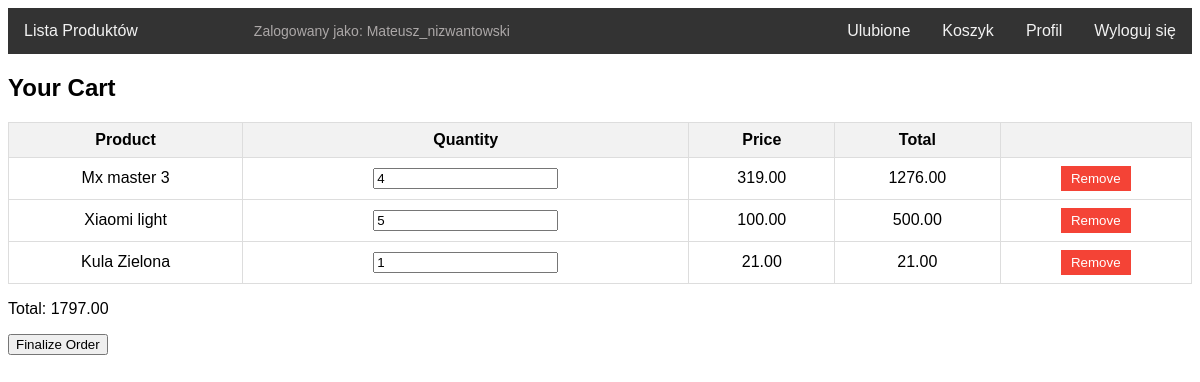
The page /orders/cart/ (signed in) on the database its author committed.
### cart_and_orders/models.py (models this page shows, shortened)
class CartItem(models.Model):
    user = models.ForeignKey(User, on_delete=models.CASCADE)
    product = models.ForeignKey(Product, on_delete=models.CASCADE)
    quantity = models.PositiveIntegerField(default=1)
    def total(self):
        return self.product.price * self.quantity

### product_page/models.py (models this page shows, shortened)
class Product(models.Model):
    name = models.CharField(max_length=200)
    price = models.DecimalField(max_digits=6, decimal_places=2)
    view_count = models.IntegerField(default=0)
    description = models.TextField()
    main_image = models.ImageField(upload_to="Products", default="Products/No-img.jpg")
    category = models.ForeignKey("Category", on_delete=models.CASCADE)
    review_score = models.FloatField(default=0)

### cart_and_orders/views.py (the view)
# urls.py: path("cart/", views.cart, name="cart"),
def cart(request):
    cart_items = CartItem.objects.filter(user=request.user)
    return render(request, "cart_and_orders/cart.html", {"cart_items": cart_items})

### templates/cart_and_orders/cart.html (shortened to what this page needs)
{% extends "base.html" %}
{% load static %}
{% block content %}
<link href="{% static 'cart_and_orders/cart.css' %}" rel="stylesheet">
<h2>Your Cart</h2>
<table>
    <tr>
        <th>Product</th>
        <th>Quantity</th>
        <th>Price</th>
        <th>Total</th>
        <th></th>
    </tr>
    {% for item in cart_items %}
    <tr>
        <td>{{ item.product.name }}</td>
        <td>
            <input type="number" min="1" value="{{ item.quantity }}" data-price="{{ item.product.price }}"
                class="quantity" data-product-id="{{ item.product.id }}">
        </td>
        <td>{{ item.product.price }}</td>
        <td class="total">{{ item.total }}</td>
        <td><button class="remove" data-product-id="{{ item.product.id }}">Remove</button></td>
    </tr>
    {% endfor %}
</table>
<p>Total: <span id="grandTotal"></span></p>
<button id="finalizeOrder">Finalize Order</button>
{% endblock %}

### templates/base.html (shortened to what this page needs)
{% load static %}
<!DOCTYPE html>
<html lang="en">
<link rel="stylesheet" href="{% static 'style.css' %}">
<head>
</head>
<body>
    {% if user.is_authenticated %}
    <div class="navbar">
        <a href="{% url 'index'%}">Lista Produktów</a>
        <p>Zalogowany jako: {{ user.username }}</p>
        <a class="signin" href="/accounts/logout/">Wyloguj się</a>
        <a class="signin" href="/accounts/profile/">Profil</a>
        <a class="signin" href="/orders/cart/">Koszyk</a>
        <a class="signin" href="{% url 'favorites'%}">Ulubione</a>
    </div>
    {% else %}
    <div class="navbar">
        <a href="{% url 'index'%}">Lista Produktów</a>
        <a class="signin" href="/accounts/register/">Zajerestruj się</a>
        <a class="signin" href="/accounts/login/">Zaloguj się</a>
    </div>
    {% endif %}
    {% block content %}
    {% endblock %}
</body>
</html>

### static/style.css (style rules this page uses)
body { font-family: Arial, sans-serif; }
.navbar { overflow: hidden; background-color: #333; width: 100%; }
.navbar a { float: left; display: block; color: #f2f2f2; text-align: center; padding: 14px 16px; text-decoration: none; }
.navbar .signin { float: right; }
.navbar p { display: inline-block !important; color: rgb(172, 168, 168); font-size: 14px; margin-left: 100px; margin-top: 15px; }

### static/cart_and_orders/cart.css (style rules this page uses)
table { width: 100%; border-collapse: collapse; }
th, td { border: 1px solid #ddd; padding: 8px; text-align: center; }
th { background-color: #f2f2f2; }
.remove { background-color: #f44336; color: white; border: none; cursor: pointer; padding: 5px 10px; }

### rows shown on the page
CartItem: product.name "Mx master 3", quantity "4", product.price "319.00", total "1276.00"
CartItem: product.name "Xiaomi light", quantity "5", product.price "100.00", total "500.00"
CartItem: product.name "Kula Zielona", quantity "1", product.price "21.00", total "21.00"

### other values the page prints
{{ user.username }} "Mateusz_nizwantowski"
